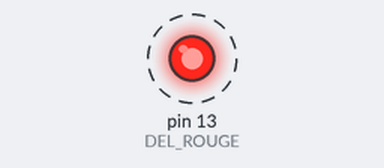
Simulated run of this program. Board: Arduino Uno, built with avr-gcc and run on an emulated ATmega328P. Shown: output pins drawn as LEDs (lit = HIGH). Dashed ring = blinking.

Above: at 0.2 s.
Timing chart, 0 to 3.0 s (numbered marks = the images above):
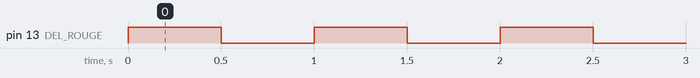

The program:

main.cpp
```cpp
#include <Arduino.h>

#define DEL_ROUGE 13
#define SORTIE 1
#define ALLUMER 1
#define ETEINDRE 0
#define DELAI 500

void setup() {
  pinMode(DEL_ROUGE, SORTIE);
}

void loop() {
  digitalWrite(DEL_ROUGE, ALLUMER);
  delay(DELAI);
  digitalWrite(DEL_ROUGE, ETEINDRE);
  delay(DELAI);
}
```

Measured:
- by itself, pin 13 (DEL_ROUGE): alternates HIGH for 0.50 s and LOW for 0.50 s
